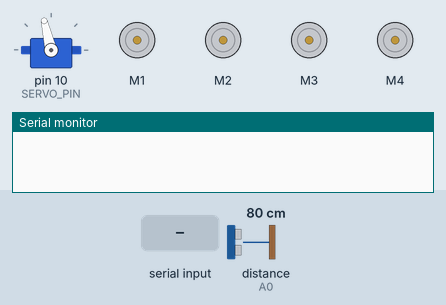
Bench run of a sketch on a simulated Arduino Uno, built with avr-gcc and run on an emulated ATmega328P. On the bench: servo, 4 × DC motor (green arrow = forward, orange = backward, longer = faster), the last lines printed to the serial monitor. The test bench sets the inputs (shaded band); at power-on: distance to the obstacle (sensor on A0) 80 cm. The echo pulse lasts 58.3 µs per cm.

Above: at 1.2 s.
1.3 s: "<F>" received over Serial
At 1.7 s:
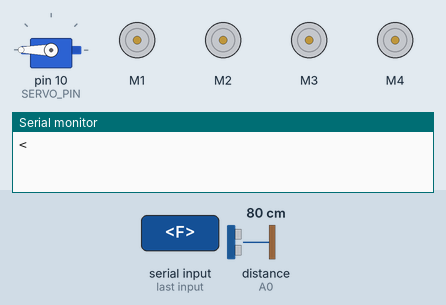
4.3 s: byte 94 ('^') received over Serial
At 4.6 s:
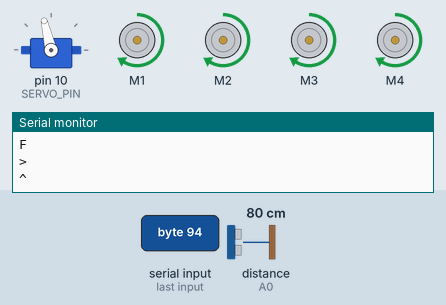
5.8 s: byte 45 ('-') received over Serial
At 6.9 s:
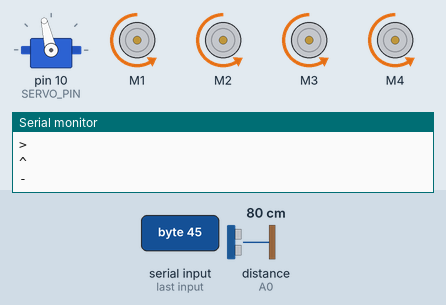
7.3 s: "<B>" received over Serial
At 8.7 s:
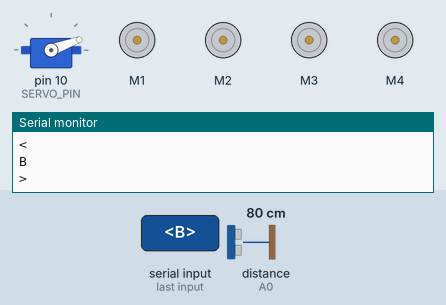
10.3 s: "<^>" received over Serial
At 11.2 s:
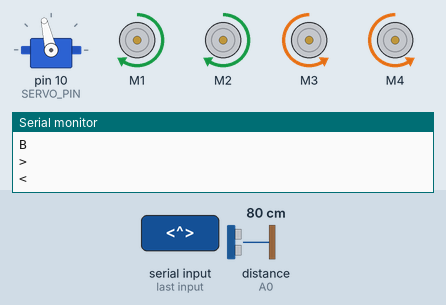
13.3 s: "<->" received over Serial
At 14.7 s:
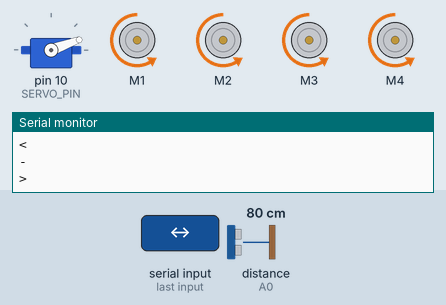
Timing chart, 0 to 16.8 s (numbered marks = the images above; inputs shaded):
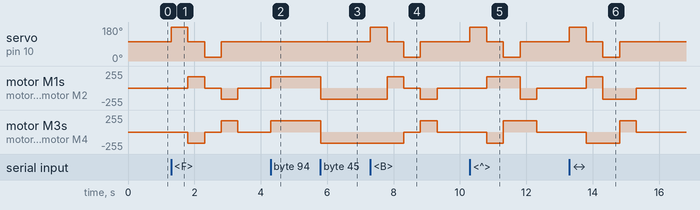

The sketch:

bluetooth_control_voice_obstacle.ino
```cpp
/* * Multifunctional Robot Car: Obstacle Avoiding, Bluetooth Control, and Voice Control
 * Author: Nouman Zahoor Jatoi
 */

#include <Servo.h>
#include <AFMotor.h>

// Pin Definitions
#define Echo A0
#define Trig A1
#define SERVO_PIN 10

// Speed and Calibration Configuration
#define MOTOR_SPEED 170
#define SERVO_CENTER 103  // Calibrated center point for the servo

// Global Variables
char bluetoothValue = 'S';
int distance = 0;
int distanceLeft = 0;
int distanceRight = 0;

Servo servoLook;
AF_DCMotor motorLeftFront(1);
AF_DCMotor motorLeftRear(2);
AF_DCMotor motorRightRear(3);
AF_DCMotor motorRightFront(4);

void setup() {
  Serial.begin(9600);

  pinMode(Trig, OUTPUT);
  pinMode(Echo, INPUT);

  servoLook.attach(SERVO_PIN);
  servoLook.write(SERVO_CENTER); // Start looking forward

  // Initialize all motor speeds
  motorLeftFront.setSpeed(MOTOR_SPEED);
  motorLeftRear.setSpeed(MOTOR_SPEED);
  motorRightRear.setSpeed(MOTOR_SPEED);
  motorRightFront.setSpeed(MOTOR_SPEED);
}

void loop() {
  // Uncomment the mode you want to execute, or build a switch-case to toggle them dynamically.

  // obstacleAvoidanceMode();
  // bluetoothControlMode();
  voiceControlMode();
}

/* ================= HARDWARE CONTROL MODES ================= */

void bluetoothControlMode() {
  if (Serial.available() > 0) {
    bluetoothValue = Serial.read();
    Serial.println(bluetoothValue);
  }

  switch (bluetoothValue) {
    case 'F': moveForward();  break;
    case 'B': moveBackward(); break;
    case 'L': turnLeft();     break;
    case 'R': turnRight();    break;
    case 'S': stopRobot();    break;
  }
}

void voiceControlMode() {
  if (Serial.available() > 0) {
    bluetoothValue = Serial.read();
    Serial.println(bluetoothValue);

    if (bluetoothValue == '^') {
      moveForward();
    } else if (bluetoothValue == '-') {
      moveBackward();
    } else if (bluetoothValue == '<') {
      distanceLeft = lookLeft();
      servoLook.write(SERVO_CENTER);
      if (distanceLeft >= 10) {
        turnLeft();
        delay(500);
        stopRobot();
      } else {
        stopRobot();
      }
    } else if (bluetoothValue == '>') {
      distanceRight = lookRight();
      servoLook.write(SERVO_CENTER);
      if (distanceRight >= 10) {
        turnRight();
        delay(500);
        stopRobot();
      } else {
        stopRobot();
      }
    } else if (bluetoothValue == '*') {
      stopRobot();
    }
  }
}

void obstacleAvoidanceMode() {
  distance = readUltrasonic();

  if (distance <= 12 && distance > 0) { // Added > 0 check to handle sensor errors
    stopRobot();
    moveBackward();
    delay(150);
    stopRobot();

    distanceLeft = lookLeft();
    servoLook.write(SERVO_CENTER);
    delay(400);

    distanceRight = lookRight();
    servoLook.write(SERVO_CENTER);
    delay(400);

    if (distanceLeft < distanceRight) {
      turnRight();
      delay(500);
      stopRobot();
      delay(200);
    } else {
      turnLeft();
      delay(500);
      stopRobot();
      delay(200);
    }
  } else {
    moveForward();
  }
}

/* ================= SENSOR & SERVO UTILITIES ================= */

int readUltrasonic() {
  digitalWrite(Trig, LOW);
  delayMicroseconds(2);
  digitalWrite(Trig, HIGH);
  delayMicroseconds(10);
  digitalWrite(Trig, LOW);

  long duration = pulseIn(Echo, HIGH, 30000); // 30ms timeout prevents hanging if no echo
  if (duration == 0) return 400;              // Return max distance if timeout occurs

  int cm = duration / 29 / 2;
  return cm;
}

int lookRight() {
  servoLook.write(20);
  delay(500); // 500ms is generally sufficient for a micro servo to travel 80 degrees
  return readUltrasonic();
}

int lookLeft() {
  servoLook.write(180);
  delay(500);
  return readUltrasonic();
}

/* ================= MOTOR MOVEMENT UTILITIES ================= */

void moveForward() {
  motorLeftFront.run(FORWARD);
  motorLeftRear.run(FORWARD);
  motorRightRear.run(FORWARD);
  motorRightFront.run(FORWARD);
}

void moveBackward() {
  motorLeftFront.run(BACKWARD);
  motorLeftRear.run(BACKWARD);
  motorRightRear.run(BACKWARD);
  motorRightFront.run(BACKWARD);
}

void turnRight() {
  motorLeftFront.run(BACKWARD);
  motorLeftRear.run(BACKWARD);
  motorRightRear.run(FORWARD);
  motorRightFront.run(FORWARD);
}

void turnLeft() {
  motorLeftFront.run(FORWARD);
  motorLeftRear.run(FORWARD);
  motorRightRear.run(BACKWARD);
  motorRightFront.run(BACKWARD);
}

void stopRobot() {
  motorLeftFront.run(RELEASE);
  motorLeftRear.run(RELEASE);
  motorRightRear.run(RELEASE);
  motorRightFront.run(RELEASE);
}
```

Measured:
- after the input at 1.3 s, servo on pin 10 (SERVO_PIN): 103° → 180° at once, → 103° 0.51 s later, → 20° 0.50 s later, → 103° 0.51 s later; motor M1: stopped → forward 170/255 after 0.51 s, → stopped 0.50 s later, → backward 170/255 0.51 s later, → stopped 0.50 s later
- after the input at 4.3 s, motor M1–4: stopped → forward 170/255 at once
- after the input at 5.8 s, motor M1–4: forward 170/255 → backward 170/255 at once
- after the input at 7.3 s, servo on pin 10 (SERVO_PIN): 103° → 180° at once, → 103° 0.51 s later, → 20° 0.50 s later, → 103° 0.51 s later; motor M1: backward 170/255 → forward 170/255 after 0.51 s, → stopped 0.50 s later, → backward 170/255 0.51 s later, → stopped 0.50 s later
- after the input at 10.3 s, servo on pin 10 (SERVO_PIN): 103° → 180° at once, → 103° 0.51 s later, → 20° 0.50 s later, → 103° 0.51 s later; motor M1: stopped → forward 170/255 after 0.51 s, → backward 170/255 1.0 s later, → stopped 0.50 s later
- after the input at 13.3 s, servo on pin 10 (SERVO_PIN): 103° → 180° at once, → 103° 0.51 s later, → 20° 0.50 s later, → 103° 0.51 s later; motor M1: stopped → forward 170/255 after 0.51 s, → backward 170/255 0.50 s later, → stopped 1.0 s later
